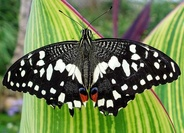
#> input picture Trabalho 1/Codigo/imagens/cena_colorida.jpg, 184 x 133 px, shrunk from 493 x 356 before the run
$ jupyter execute 02_kmeans_segmentation.ipynb
#> lines starting #> are read from the running program, lines starting #| are printed output that depends on the picture; after the words box and inside, x2 and y2 are one past the last pixel; in counts of white or black regions, pixels touching at a corner belong together
# 🎨 Segmentação de Imagens Coloridas por Agrupamento K-Means
### Universidade Federal do Piauí – UFPI | Campus Senador Helvídio Nunes de Barros
**Disciplina:** Tópicos Especiais em Visão Computacional — Prof. José Denes Lima Araújo
**Grupo 4:** Técnicas de Segmentação Baseada em Região (Seção 10.5 — Gonzalez & Woods, 4ª Edição)
**Apresentador:** Integrante 3 — *O Analista Experimental (Prática, Particularidades & Fechamento)*

---

## 📌 Contexto e Objetivos (Slide 10 do Seminário)
Este notebook implementa a segmentação de imagens baseada em **Clustering K-Means** no espaço de cores **CIE $L^*a^*b^*$**, conforme abordado na seção *"Region Segmentation Using Clustering and Superpixels"* da 4ª Edição do livro clássico de Rafael C. Gonzalez e Richard E. Woods.

### Formulação Matemática do K-Means
Diferente do Watershed (que opera sobre o relevo morfológico e conectividade espacial), o K-Means aborda a segmentação sob o paradigma do **aprendizado de máquina não supervisionado**.
Dado um conjunto de $N$ pixels representados por vetores de características $z_i$, o algoritmo particiona a imagem em $K$ grupos (clusters) disjuntos $C_1, C_2, \dots, C_K$ com centróides $m_1, m_2, \dots, m_K$, minimizando a soma das distâncias euclidianas quadradas (compactude / inércia $J$):
$$J = \sum_{k=1}^{K} \sum_{z_i \in C_k} \|z_i - m_k\|^2$$

### Por que usar o espaço de cor CIE $L^*a^*b^*$?
No espaço RGB comum, variações de iluminação e sombras alteram os três canais $(R, G, B)$ simultaneamente, confundindo o cálculo de distâncias euclidianas. O espaço $L^*a^*b^*$ desacopla:
- $L^*$: Luminância (percepção de claro/escuro)
- $a^*$: Eixo cromático verde-vermelho
- $b^*$: Eixo cromático azul-amarelo

Isso permite agrupar pixels com base em sua cor intrínseca real, atenuando o impacto de sombras.

[cell 1]
# 1. Importação das Bibliotecas e Configurações de Ambiente (Compatível com Google Colab)
import os
import urllib.request
import cv2
import numpy as np
import matplotlib.pyplot as plt

plt.rcParams['figure.dpi'] = 110
plt.rcParams['font.sans-serif'] = 'DejaVu Sans'
plt.rcParams['axes.edgecolor'] = '#444444'
plt.rcParams['axes.linewidth'] = 0.8

os.makedirs("imagens", exist_ok=True)
os.makedirs("resultados", exist_ok=True)

# Verificação e download da imagem de teste canônica (borboleta em vegetação)
img_path = os.path.join("imagens", "cena_colorida.jpg")
if not os.path.exists(img_path):
    url = "https://raw.githubusercontent.com/opencv/opencv/master/samples/data/butterfly.jpg"
    print(f"Baixando imagem de teste de: {url}")
    urllib.request.urlretrieve(url, img_path)
    print("Download concluído com sucesso!")
else:
    print(f"Imagem encontrada localmente: {img_path}")

## 2. Leitura da Imagem e Decomposição de Canais em $L^*a^*b^*$
Carregamos a cena colorida contendo três planos visuais nítidos:
1. **Plano de Fundo:** Área superior suave / desfoque óptico
2. **Vegetação:** Folhagem verde estriada
3. **Objeto de Interesse:** Borboleta com marcações pretas, manchas brancas e detalhes coloridos

[cell 2]
# Leitura BGR, conversão para RGB e para o espaço CIE L*a*b*
img_bgr = cv2.imread(img_path)
#> img_bgr is the input picture: shape (133, 184, 3); mean B, G, R 77.3, 123.5, 107
img_rgb = cv2.cvtColor(img_bgr, cv2.COLOR_BGR2RGB)
img_lab = cv2.cvtColor(img_bgr, cv2.COLOR_BGR2LAB)
#> img_lab: shape (133, 184, 3); mean of channels 0, 1, 2 123.2, 115.1, 149.5

L, a, b = cv2.split(img_lab)
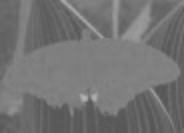
#> a: shape (133, 184); min 84, max 179, mean 115.1
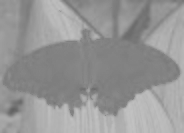
#> b: shape (133, 184); min 98, max 194, mean 149.5

fig, ax = plt.subplots(1, 4, figsize=(16, 4))
ax[0].imshow(img_rgb)
ax[0].set_title("Cena Colorida Original")
ax[0].axis("off")

im_L = ax[1].imshow(L, cmap="gray")
ax[1].set_title("Canal L* (Luminância)")
ax[1].axis("off")

im_a = ax[2].imshow(a, cmap="coolwarm")
ax[2].set_title("Canal a* (Verde <-> Vermelho)")
ax[2].axis("off")

im_b = ax[3].imshow(b, cmap="YlOrBr")
ax[3].set_title("Canal b* (Azul <-> Amarelo)")
ax[3].axis("off")

plt.tight_layout()
plt.show()

## 3. Função Modular de Execução do K-Means
Implementamos uma função modular que reestrutura a matriz de pixels $(H \times W, 3)$ em um vetor de amostras $(N, 3)$ em ponto flutuante, executa o algoritmo `cv2.kmeans` com critério rigoroso de convergência e reconstrói tanto a imagem quantizada em cores quanto o mapa de rótulos de cada pixel.

[cell 3]
def executar_kmeans(imagem_rgb, k, usar_lab=True, tentativas=10, max_iter=100, eps=0.2):
    """
    Executa o algoritmo K-Means nos pixels de uma imagem.

    Parâmetros:
      - imagem_rgb: Imagem de entrada no formato RGB.
      - k: Número de agrupamentos desejados.
      - usar_lab: Se True, projeta as cores no espaço CIE L*a*b* antes do agrupamento.
      - tentativas: Número de reinicializações aleatórias (retém a de menor inércia).
      - max_iter: Número máximo de iterações por execução.
      - eps: Variação mínima do deslocamento dos centroides para declarar convergência.

    Retorna:
      - imagem_quantizada_rgb: Imagem com cores substituídas pelos centroides.
      - mapa_rotulos: Matriz 2D (H, W) com o identificador de cluster (0 a K-1).
      - compactude: Soma dos erros quadráticos intra-cluster (J).
      - centroides: Matriz com as coordenadas dos centroides no espaço utilizado.
    """
    if usar_lab:
        img_espaco = cv2.cvtColor(imagem_rgb, cv2.COLOR_RGB2LAB)
    else:
        img_espaco = imagem_rgb.copy()

    H, W, C = img_espaco.shape
    # Reformatação da matriz (H, W, 3) para (N, 3) do tipo float32
    amostras = img_espaco.reshape((-1, 3)).astype(np.float32)

    # Critério de parada: ATINGIR max_iter OU VARIAÇÃO INFERIOR A eps
    criterio = (cv2.TERM_CRITERIA_EPS + cv2.TERM_CRITERIA_MAX_ITER, max_iter, eps)

    # Execução do K-Means
    compactude, rotulos, centroides = cv2.kmeans(
        amostras, k, None, criterio, tentativas, cv2.KMEANS_RANDOM_CENTERS
    )

    # Converte os centroides para inteiros de 8 bits
    centroides = np.uint8(centroides)

    # Reconstrói a imagem quantizada substituindo cada pixel pelo seu respectivo centroide
    imagem_quantizada = centroides[rotulos.flatten()].reshape((H, W, C))
    mapa_rotulos = rotulos.reshape((H, W))

    if usar_lab:
        imagem_quantizada_rgb = cv2.cvtColor(imagem_quantizada, cv2.COLOR_LAB2RGB)
    else:
        imagem_quantizada_rgb = imagem_quantizada

    return imagem_quantizada_rgb, mapa_rotulos, compactude, centroides

print("Função executar_kmeans compilada com sucesso!")

## 4. Variação Sistemática de $K \in \{2, 3, 5\}$
Conforme estipulado no roteiro do seminário, avaliamos o comportamento do K-Means variando o hiperparâmetro $K$:
- **$K = 2$:** Sub-segmentação extrema. A imagem é forçada a apenas dois grupos (ex: tons escuros da borboleta vs todo o restante da cena).
- **$K = 3$:** Ponto de equilíbrio ótimo! Isola com precisão os 3 componentes da cena: o plano de fundo, a folhagem verde e o corpo da borboleta.
- **$K = 5$:** Sobre-segmentação cromática. A folha e o fundo começam a ser divididos em múltiplos clusters devido a gradientes de luminosidade.

[cell 4]
k_valores = [2, 3, 5]
resultados_k = {}

fig, ax = plt.subplots(1, 4, figsize=(18, 5))
ax[0].imshow(img_rgb)
ax[0].set_title("Cena Original (Milhares de Cores)")
ax[0].axis("off")

print("=== COMPARAÇÃO DE INÉRCIA (COMPACTUDE J) EM FUNÇÃO DE K ===")
for idx, k in enumerate(k_valores, 1):
    seg_rgb, labels_2d, J, cents = executar_kmeans(img_rgb, k, usar_lab=True)
    resultados_k[k] = (seg_rgb, labels_2d, J, cents)

    print(f"K = {k}: Inércia J = {J:.2e} (Redução na dispersão intra-cluster)")

    ax[idx].imshow(seg_rgb)
    ax[idx].set_title(f"K = {k}\n(Inércia J = {J:.2e})")
    ax[idx].axis("off")
#> this loop made 3 passes
#> (compactude in executar_kmeans, J, cents) on passes 1 to 2: (45394052.7, 45394052.7, [[172, 107, 160], [47, 126, 132]]), (24731349.2, 24731349.2, [[28, 128, 129], [197, 107, 163], [118, 112, 150]])
#> (compactude in executar_kmeans, J) on pass 3: (13915881.5, 13915881.5)
#| K = 2: Inércia J = 4.54e+07 (Redução na dispersão intra-cluster)
#| K = 3: Inércia J = 2.47e+07 (Redução na dispersão intra-cluster)
#| K = 5: Inércia J = 1.39e+07 (Redução na dispersão intra-cluster)
#> pass 1, in executar_kmeans, `mapa_rotulos = rotulos.reshape((H, W))`:
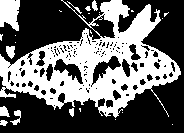
#> mapa_rotulos: shape (133, 184) int32; values 0 (black) and 1 (white), 39.7% white; 24 white regions (14 under 20 px), largest, box (x1, y1, x2, y2) and area: (0, 0, 181, 118) 8778, (0, 0, 20, 31) 490, (6, 46, 15, 59) 87
#> pass 1, in executar_kmeans, `imagem_quantizada_rgb = cv2.cvtColor(imagem_quantizada, cv2.COLOR_LAB2..`:
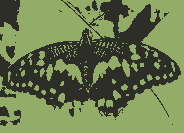
#> imagem_quantizada_rgb: shape (133, 184, 3); mean R, G, B 106.1, 122.6, 78.8
#> after the loop, resultados_k = 3 items

plt.tight_layout()
output_k = os.path.join("resultados", "kmeans_comparativo_k.png")
plt.savefig(output_k, dpi=180, bbox_inches='tight')
print(f"Gráfico comparativo de K salvo em: {output_k}")
plt.show()

## 5. Análise Detalhada de $K = 3$: Isolamento dos Planos Visuais
Vamos analisar individualmente cada um dos 3 clusters gerados quando $K = 3$.
Geramos a máscara binária de cada cluster e o recorte colorido correspondente na imagem original:

[cell 5]
seg_k3, labels_k3, _, cents_k3 = resultados_k[3]
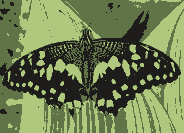
#> seg_k3: shape (133, 184, 3); mean R, G, B 107.4, 123.4, 79.7
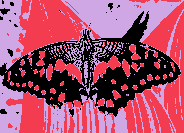
#> labels_k3: shape (133, 184) int32; 3 distinct labels, from 0 to 2; one colour per label, 0 black
#> cents_k3 = [[28, 128, 129], [197, 107, 163], [118, 112, 150]]
total_pixels = labels_k3.size
#> total_pixels = 24472

fig, axes = plt.subplots(2, 3, figsize=(15, 8))

nomes_sugeridos = [
    "Cluster 1: Objeto de Interesse (Borboleta / Tons Escuros)",
    "Cluster 2: Vegetação (Folhagem Verde)",
    "Cluster 3: Plano de Fundo e Reflexos Claros"
]

print("=== DISTRIBUIÇÃO ESTATÍSTICA DOS CLUSTERS (K = 3) ===")
for c in range(3):
    mask = (labels_k3 == c)
    pct = (np.sum(mask) / total_pixels) * 100
    print(f"Cluster {c+1}: {np.sum(mask)} pixels ({pct:.1f}% da imagem)")

    # Recorte da imagem original preservando apenas os pixels deste cluster
    recorte = np.zeros_like(img_rgb)
    recorte[mask] = img_rgb[mask]

    # Linha 1: Máscara Binária
    axes[0, c].imshow(mask, cmap="gray")
    axes[0, c].set_title(f"Máscara Binária - Grupo {c+1}\n({pct:.1f}% dos pixels)", fontsize=10, fontweight='bold')
    axes[0, c].axis("off")

    # Linha 2: Conteúdo Cromático Real Isolado
    axes[1, c].imshow(recorte)
    axes[1, c].set_title(f"Recorte Isolado da Imagem\n(Grupo {c+1})", fontsize=10, fontweight='bold')
    axes[1, c].axis("off")
#> this loop made 3 passes
#> pct on passes 1 to 3: 27.94, 37.73, 34.33
#| Cluster 1: 6838 pixels (27.9% da imagem)
#| Cluster 2: 9233 pixels (37.7% da imagem)
#| Cluster 3: 8401 pixels (34.3% da imagem)
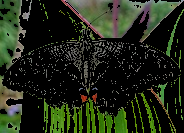
#> recorte: shape (133, 184, 3); mean R, G, B 32.2, 39.8, 23.3

plt.tight_layout()
output_mascaras = os.path.join("resultados", "kmeans_mascaras_k3.png")
plt.savefig(output_mascaras, dpi=180, bbox_inches='tight')
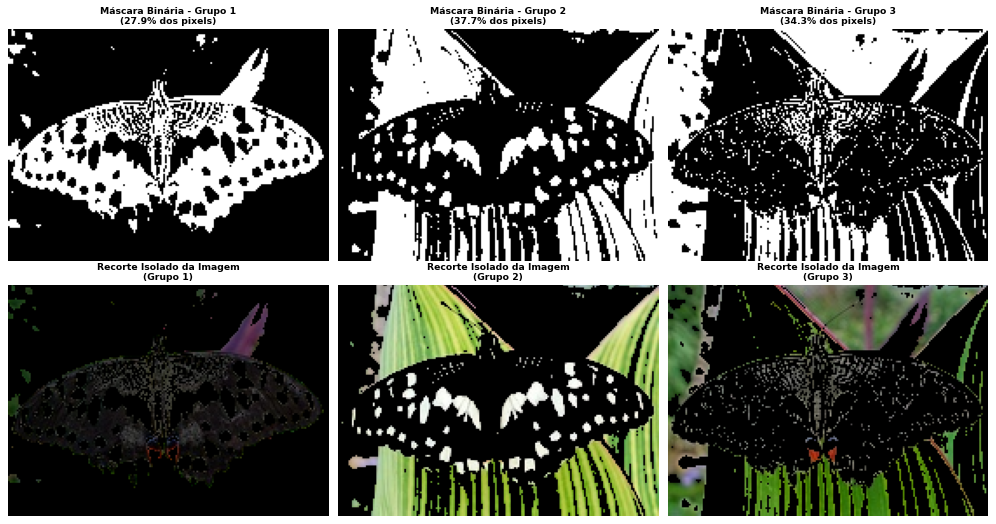
#> figure drawn by matplotlib, 6 panels
print(f"Máscaras de clusters salvas em: {output_mascaras}")
plt.show()

## 6. A Grande Particularidade: Ausência de Restrição Espacial
Observe com extrema atenção as máscaras acima:
- O K-Means tradicional opera **estritamente no espaço espectral de cores** $(L^*, a^*, b^*)$, ignorando totalmente as coordenadas espaciais $(x, y)$ dos pixels!
- **O que acontece na prática?** As manchas brancas nas pontas das asas da borboleta e os pequenos reflexos de luz na folha de fundo possuem a mesma assinatura tonal clara. Por isso, eles recebem **o mesmo rótulo de cluster**, mesmo estando localizados em extremidades espaciais totalmente opostas da imagem!
- **Conexão com a 4ª Edição:** Esta é a razão exata pela qual Gonzalez & Woods introduzem os **Superpixels (SLIC)** na Seção 10.5 da 4ª Edição: o SLIC expande o vetor de características para 5 dimensões:
  $$z = [L^*, a^*, b^*, x, y]^T$$
  impondo proximidade física e garantindo que os grupos formem regiões espaciais contíguas e compactas!

[cell 6]
# Demonstração comparativa: K-Means no espaço RGB vs K-Means no espaço CIE L*a*b* (para K=3)
seg_rgb_espaco, _, _, _ = executar_kmeans(img_rgb, 3, usar_lab=False)
#> call 4 of executar_kmeans, with k = 3, usar_lab = False, tentativas = 10, max_iter = 100, eps = 0.2
#> in executar_kmeans (call 4), `compactude, rotulos, centroides = cv2.kmeans( amostras, k, None, crite..`: compactude = 69180300.3; centroides = [[103.1, 130.3, 66.18], [30.86, 32.79, 25.72], [189.2, 205.7, 144.8]]
#> in executar_kmeans (call 4), `centroides = np.uint8(centroides)`: centroides = [[103, 130, 66], [30, 32, 25], [189, 205, 144]]
#> in executar_kmeans (call 4), `imagem_quantizada = centroides[rotulos.flatten()].reshape((H, W, C))`:
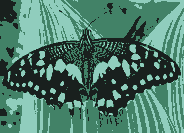
#> imagem_quantizada: shape (133, 184, 3); mean of channels 0, 1, 2 106.6, 122.9, 76.8; drawn as B, G, R
#> in executar_kmeans (call 4), `mapa_rotulos = rotulos.reshape((H, W))`:
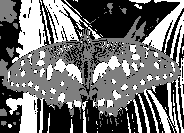
#> mapa_rotulos: shape (133, 184) int32; min 0, max 2, mean 0.886; drawn with min black and max white
seg_lab_espaco, _, _, _ = executar_kmeans(img_rgb, 3, usar_lab=True)
#> in executar_kmeans (call 5), `mapa_rotulos = rotulos.reshape((H, W))`: mapa_rotulos: shape (133, 184) int32; 3 distinct labels, from 0 to 2

fig, ax = plt.subplots(1, 3, figsize=(15, 5))
ax[0].imshow(img_rgb)
ax[0].set_title("Cena Original")
ax[0].axis("off")

ax[1].imshow(seg_rgb_espaco)
ax[1].set_title("K-Means em RGB Puro (K=3)\n(Sensível a Sombras na Folha)")
ax[1].axis("off")

ax[2].imshow(seg_lab_espaco)
ax[2].set_title("K-Means em CIE L*a*b* (K=3)\n(Desacopla Luminância: Cores Mais Uniformes)")
ax[2].axis("off")

plt.tight_layout()
plt.show()

$ run again, with Trabalho 1/Codigo/imagens/frutas.jpg copied over Trabalho 1/Codigo/imagens/cena_colorida.jpg
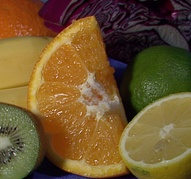
#> input picture Trabalho 1/Codigo/imagens/frutas.jpg, 191 x 179 px, shrunk from 512 x 480 before the run
#> img_bgr is the input picture: shape (179, 191, 3); mean B, G, R 46.2, 85.6, 110.8
#> img_lab: shape (179, 191, 3); mean of channels 0, 1, 2 96.6, 133.8, 153.5
#> the loop `for idx, k in enumerate(k_valores, 1):` made 3 passes
#> (compactude in executar_kmeans, J, cents) on passes 1 to 2: (32079768.2, 32079768.2, [[129, 134, 163], [40, 133, 135]]), (19724468.9, 19724468.9, [[22, 137, 126], [80, 131, 155], [137, 133, 164]])
#> (printed output is left out)
#> after the loop `for idx, k in enumerate(k_valores, 1):`: resultados_k = 3 items
#> labels_k3: shape (179, 191) int32; 3 distinct labels, from 0 to 2
#> cents_k3 = [[22, 137, 126], [80, 131, 155], [137, 133, 164]]
#> the loop `for c in range(3):` made 3 passes
#> pct on passes 1 to 3: 22.28, 27.08, 50.64
#> (printed output is left out)
#> pass 1, `mask = (labels_k3 == c)`:
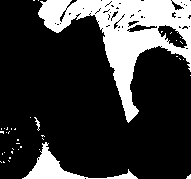
#> mask: shape (179, 191) bool; 22.3% white; 39 white regions (36 under 20 px), largest, box (x1, y1, x2, y2) and area: (38, 0, 191, 123) 6486, (22, 142, 138, 179) 997, (34, 117, 40, 131) 30
#> mapa_rotulos: shape (179, 191) int32; 3 distinct labels, from 0 to 2
#> in executar_kmeans (call 5), `compactude, rotulos, centroides = cv2.kmeans( amostras, k, None, crite..`: compactude = 19724468.9; centroides = [[22.13, 137.4, 126.2], [137.7, 133.3, 164.6], [80.93, 131.9, 155.3]]
#> in executar_kmeans (call 5), `centroides = np.uint8(centroides)`: centroides = [[22, 137, 126], [137, 133, 164], [80, 131, 155]]
#> in executar_kmeans (call 5), `mapa_rotulos = rotulos.reshape((H, W))`:
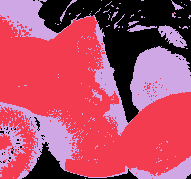
#> mapa_rotulos: shape (179, 191) int32; 3 distinct labels, from 0 to 2; one colour per label, 0 black
